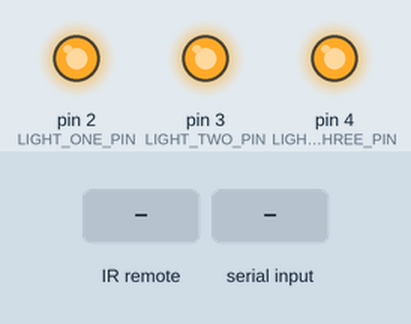
The sketch below on a simulated Arduino Uno, built with avr-gcc and run on an emulated ATmega328P. On the bench: output pins drawn as LEDs (lit = HIGH). The inputs (shaded band) are chosen by the test bench. Random numbers use the default seed unless the sketch sets one; what the sketch prints to the serial monitor is not drawn.

Above: at 1.2 s.
1.3 s: infrared code 0xFF629D received
At 1.8 s:
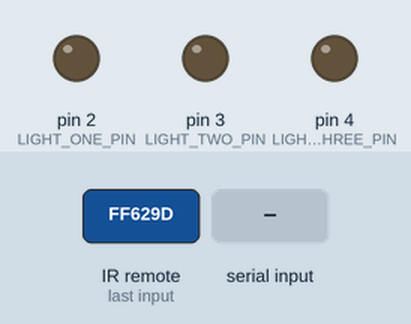
2.8 s: "1" received over Serial
At 4.0 s:
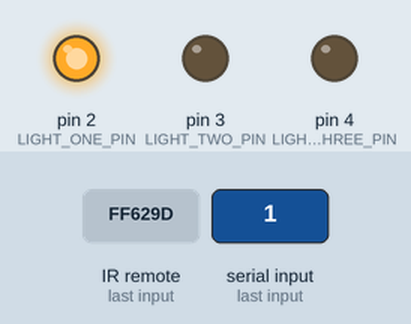
4.3 s: infrared code 0xFF9867 received
At 5.4 s:
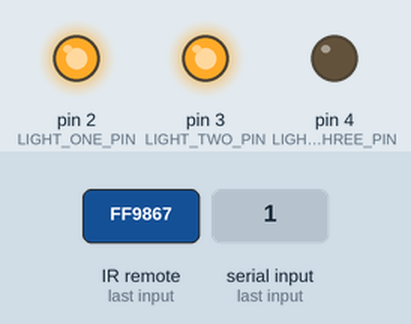
5.8 s: infrared code 0xFF6897 received
At 6.6 s:
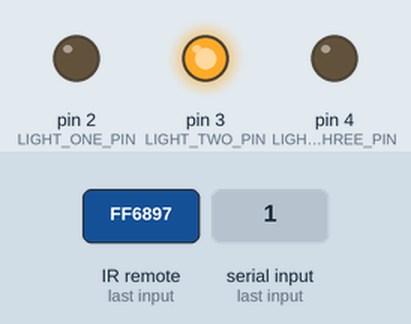
7.3 s: "3" received over Serial
At 7.8 s:
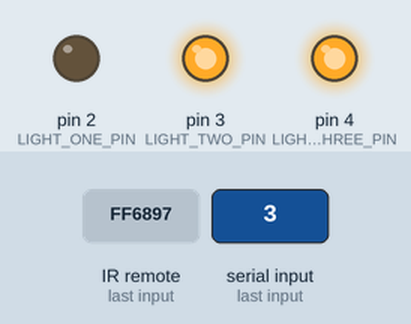
8.8 s: "2" received over Serial
At 10.2 s:
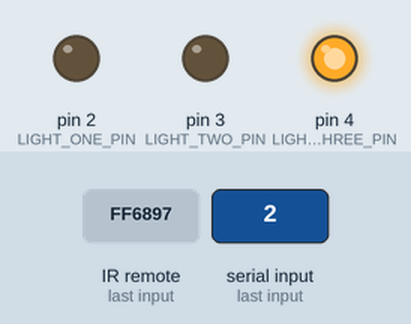
Timing chart, 0 to 11.3 s (numbered marks = the images above; inputs shaded):
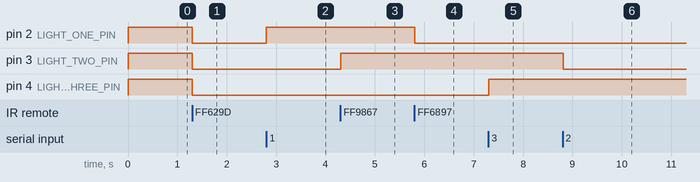

Measured:
- after the input at 1.3 s, pin 2 (LIGHT_ONE_PIN), pin 3 (LIGHT_TWO_PIN), pin 4 (LIGHT_THREE_PIN): HIGH → LOW at once
- after the input at 2.8 s, pin 2 (LIGHT_ONE_PIN): LOW → HIGH at once
- after the input at 4.3 s, pin 3 (LIGHT_TWO_PIN): LOW → HIGH at once
- after the input at 5.8 s, pin 2 (LIGHT_ONE_PIN): HIGH → LOW at once
- after the input at 7.3 s, pin 4 (LIGHT_THREE_PIN): LOW → HIGH at once
- after the input at 8.8 s, pin 3 (LIGHT_TWO_PIN): HIGH → LOW at once

The sketch:

DeskLightsArduino.ino
```cpp
// (licence header left out)
// ==========================================================================
//     ____         __        __       __  __   _ __                _
//    /  _/__  ____/ /_ _____/ /__ ___/ / / /  (_) /  _______ _____(_)__ ___
//   _/ // _ \/ __/ / // / _  / -_) _  / / /__/ / _ \/ __/ _ `/ __/ / -_|_-<
//  /___/_//_/\__/_/\_,_/\_,_/\__/\_,_/ /____/_/_.__/_/  \_,_/_/ /_/\__/___/
//
// You can find the IR here library https://github.com/z3t0/Arduino-IRremote
// Thank you Ken Shirriff the other contributors for the library.
// ==========================================================================
#include <IRremote.h>

// ====================================================
//         __   _      __   __    _______
//        / /  (_)__ _/ /  / /_  / ___/ /__ ____ ___
//       / /__/ / _ `/ _ \/ __/ / /__/ / _ `(_-<(_-<
//      /____/_/\_, /_//_/\__/  \___/_/\_,_/___/___/
//             /___/
//
// This class hold the attributes of the a light that
// is controled by an arduino.
// ====================================================
class Light{
  public:
    // This variable holds status of the light
    // false for off and true for on.
    bool lightStatus = false;

    // This variable hold the pin number of pin
    // on the Arduino board.
    int pinNumber = -1;

    // This is an overloaded constructor that sets
    // the status of the light and the pin number.
    // of the board for the light.
    Light(bool stat, int pin){
      lightStatus = stat;
      pinNumber   = pin;
    }

    // This function will changes the current on
    // the lights pin to on/off based what is passed
    // to the function. False for off and true for on.
    void changeStatus(bool newStatus){
      if(newStatus == false){
        lightStatus = newStatus;
        digitalWrite(pinNumber, HIGH);
      } else{
        lightStatus = newStatus;
        digitalWrite(pinNumber, LOW);
      }
    }
};

// ====================================================
//             _______    _____        __
//            /  _/ _ \  / ___/__  ___/ /__ ___
//           _/ // , _/ / /__/ _ \/ _  / -_|_-<
//          /___/_/|_|  \___/\___/\_,_/\__/___/
//
// These codes are dependent on the IR remote used and
// will need to be changed based on the buttons you
// want to do a action. To figure out what code is sent
// out when a button is pressed load the IRrecvDemo
// from the IRremote library and change the line that
// states "Serial.println(results.value, HEX);" to
// "Serial.println(results.value);" to get the code
// that will work this this program.
// ====================================================
const int32_t ALL_ON_CODE       = 16736925; // Turns on all of  the lights.
const int32_t ALL_OFF_CODE      = 16754775; // Turns off all of the lights.
const int32_t LIGHT_ONE_CODE    = 16738455; // Turns on/off light 1.
const int32_t LIGHT_TWO_CODE    = 16750695; // Turns on/off light 2.
const int32_t LIGHT_THREE_CODE  = 16756815; // Turns on/off light 3.
const int32_t RANDOM_LIGHT_CODE = 16732845; // Truns on/off a random light.
const int32_t CRAZY_LIGHT_CODE  = 16728765; // The lights go crazy.


// ====================================================
//           __   _      __   __    ___  _
//          / /  (_)__ _/ /  / /_  / _ \(_)__  ___
//         / /__/ / _ `/ _ \/ __/ / ___/ / _ \(_-<
//        /____/_/\_, /_//_/\__/ /_/  /_/_//_/___/
//               /___/
// If the pins are already taken on your board that is
// set below you can change the pins to where you would
// like. this is the pin to the relay control.
// ====================================================

const short LIGHT_ONE_PIN   = 2; // The pin for light 1.
const short LIGHT_TWO_PIN   = 3; // The pin for light 2.
const short LIGHT_THREE_PIN = 4; // The pin for light 3.

// ========================================================
//     __   _      __   __    ____  __     _         __
//    / /  (_)__ _/ /  / /_  / __ \/ /    (_)__ ____/ /____
//   / /__/ / _ `/ _ \/ __/ / /_/ / _ \  / / -_) __/ __(_-<
//  /____/_/\_, /_//_/\__/  \____/_.__/_/ /\__/\__/\__/___/
//         /___/                     |___/
//
// This is where lights can be added or removed depending
// on the needs of the project. The changes made here will
// be reflected throughout this program.
// ========================================================
Light light1(false,LIGHT_ONE_PIN);   // Creates the 1st light object.
Light light2(false,LIGHT_TWO_PIN);   // Creates the 2nd light object.
Light light3(false,LIGHT_THREE_PIN); // Creates the 3nd light object.

// The number of lights objects.
const int NUM_LIGHTS = 3;

//Array of the three lights pointers.
Light * lights [] = {&light1, &light2, &light3};


// =======================================================
//     _______    _   __              __   ___
//    /  _/ _ \  | | / /__ ________ _/ /  / (_)__ ___
//   _/ // , _/  | |/ / _ `/ __/ _ `/ _ \/ / / -_|_-<
//  /___/_/|_|   |___/\_,_/_/  \_,_/_.__/_/_/\__/___/
//
// The pin for the IR receiver sensor can be changed here.
// =======================================================
const short RECV_PIN = 11;  // The pin associated with the IR receiver.
IRrecv irrecv(RECV_PIN);    // Creates The IRrecv object.
decode_results results;     // Stores the results of the IR signal.

// =============================================================
//     ____    __              ____              __  _
//    / __/__ / /___ _____    / __/_ _____  ____/ /_(_)__  ___
//   _\ \/ -_) __/ // / _ \  / _// // / _ \/ __/ __/ / _ \/ _ \
//  /___/\__/\__/\_,_/ .__/ /_/  \_,_/_//_/\__/\__/_/\___/_//_/
//                  /_/
// =============================================================
void setup(){
  Serial.begin(9600);  // Starts serial communication.
  irrecv.enableIRIn(); // Start the IR receiver
  for(int i = 0; i < NUM_LIGHTS; i++){
    pinMode(lights[i]->pinNumber, OUTPUT); // Set the pin to output.
  }
  randomSeed(analogRead(0)); // Gets some random "pin static" to seed.
  allOff(); // Makes sure the light are off before start up.
}


// ===========================================================
//     __                    ____              __  _
//    / /  ___  ___  ___    / __/_ _____  ____/ /_(_)__  ___
//   / /__/ _ \/ _ \/ _ \  / _// // / _ \/ __/ __/ / _ \/ _ \
//  /____/\___/\___/ .__/ /_/  \_,_/_//_/\__/\__/_/\___/_//_/
//                /_/
//
// This functions main job is read in IR signals and perform
// the correct function.
// ===========================================================
void loop() {
  if (irrecv.decode(&results)) {
    IRProcessor(results.value);
    irrecv.resume(); // Receive the next value
  }
  delay(100);
}


// ==================================================
//     ____        _      __  ____              __
//    / __/__ ____(_)__ _/ / / __/  _____ ___  / /_
//   _\ \/ -_) __/ / _ `/ / / _/| |/ / -_) _ \/ __/
//  /___/\__/_/ /_/\_,_/_/_/___/|___/\__/_//_/\__/
//    / __/_ _____  ____/ /_(_)__  ___
//   / _// // / _ \/ __/ __/ / _ \/ _ \
//  /_/  \_,_/_//_/\__/\__/_/\___/_//_/
//
//
// This function automatically gets called when a
// serial signal is sent to the board. If one of the
// strings below is received the task associated with
// string will be executed.
// ==================================================
void serialEvent() {
  proocessSerialData(Serial.read()); // reads in a byte from serial.
}


// ==================================================
//     ___
//    / _ \_______  _______ ___ ___
//   / ___/ __/ _ \/ __/ -_|_-<(_-<
//  /_/__/_/  \___/\__/\__/___/___/     __
//    / __/__ ____(_)__ _/ / / _ \___ _/ /____ _
//   _\ \/ -_) __/ / _ `/ / / // / _ `/ __/ _ `/
//  /___/\__/_/ /_/\_,_/_/_/____/\_,_/\__/\_,_/
//    / __/_ _____  ____/ /_(_)__  ___
//   / _// // / _ \/ __/ __/ / _ \/ _ \
//  /_/  \_,_/_//_/\__/\__/_/\___/_//_/
//
// ==================================================
void proocessSerialData(byte data){
    switch(data){
      case 'i': // i for info. Send info.
        sendStatus();
      break;

      case 'n': // n is for on. turn on all lights.
        allOn();
        sendStatus();
      break;

      case 'f': // f is for off. turn off all lights.
        allOff();
        sendStatus();
      break;

      case '1': // 1 is for light 1. turn light 1 on/off.
        lightOnOff(light1);
        sendStatus();
      break;

      case '2': // 2 is for light 2. turn light 2 on/off.
        lightOnOff(light2);
        sendStatus();
      break;

      case '3': // 3 is for light 3. turn light 3 on/off.
        lightOnOff(light3);
        sendStatus();
      break;
  }
}


// ======================================================
//     _______    ___
//    /  _/ _ \  / _ \_______  _______ ___ ___ ___  ____
//   _/ // , _/ / ___/ __/ _ \/ __/ -_|_-<(_-</ _ \/ __/
//  /___/_/|_| /_/  /_/  \___/\__/\__/___/___/\___/_/
//    / __/_ _____  ____/ /_(_)__  ___
//   / _// // / _ \/ __/ __/ / _ \/ _ \
//  /_/  \_,_/_//_/\__/\__/_/\___/_//_/
//
// ======================================================
void IRProcessor(int32_t IRCode){

  switch(IRCode){
    case ALL_ON_CODE:
      allOn();
      sendStatus();
    break;

    case ALL_OFF_CODE:
      allOff();
      sendStatus();
    break;

    case LIGHT_ONE_CODE:
      lightOnOff(light1);
      sendStatus();
    break;

    case LIGHT_TWO_CODE:
      lightOnOff(light2);
      sendStatus();
    break;

    case LIGHT_THREE_CODE:
      lightOnOff(light3);
      sendStatus();
    break;

    case RANDOM_LIGHT_CODE:
      randomLight();
      sendStatus();
    break;
  }
}

// ======================================================
//     __   _      __   __    ____         ____  ______
//    / /  (_)__ _/ /  / /_  / __ \___    / __ \/ _/ _/
//   / /__/ / _ `/ _ \/ __/ / /_/ / _ \  / /_/ / _/ _/
//  /____/_/\_, /_//_/\__/_ \____/_//_/  \____/_//_/
//    / __//___/__  ____/ /_(_)__  ___
//   / _// // / _ \/ __/ __/ / _ \/ _ \
//  /_/  \_,_/_//_/\__/\__/_/\___/_//_/
//
//
// This function will take in an light object and if it's
// on this fuction will turn it off or vice versa.
// ======================================================
void lightOnOff(Light& light){
  (light.lightStatus == false) ? light.changeStatus(true):
  light.changeStatus(false);
}


// =================================================
//     ____            __  ______       __
//    / __/__ ___  ___/ / / __/ /____ _/ /___ _____
//   _\ \/ -_) _ \/ _  / _\ \/ __/ _ `/ __/ // (_-<
//  /___/\__/_//_/\_,_/ /___/\__/\_,_/\__/\_,_/___/
//    / __/_ _____  ____/ /_(_)__  ___
//   / _// // / _ \/ __/ __/ / _ \/ _ \
//  /_/  \_,_/_//_/\__/\__/_/\___/_//_/
//
// This function send the current status of the
// lights through the serial ports.
// =================================================
void sendStatus(){
    for(int i = 0; i < NUM_LIGHTS; i++){
      Serial.write(lights[i]->lightStatus);
    }
}

// =======================================
//     ___   ____  ____
//    / _ | / / / / __ \___
//   / __ |/ / / / /_/ / _ \
//  /_/_|_/_/_/  \____/_//_/ _
//    / __/_ _____  ____/ /_(_)__  ___
//   / _// // / _ \/ __/ __/ / _ \/ _ \
//  /_/  \_,_/_//_/\__/\__/_/\___/_//_/
//
// This function turns all the lights on
// and updates the status of the lights.
// =======================================
void allOn(){
  for(int i = 0; i < NUM_LIGHTS; i++){
    lights[i]->changeStatus(true);
  }
}

// =======================================
//     ___   ____  ____  ______
//    / _ | / / / / __ \/ _/ _/
//   / __ |/ / / / /_/ / _/ _/
//  /_/_|_/_/_/  \____/_//_/ _
//    / __/_ _____  ____/ /_(_)__  ___
//   / _// // / _ \/ __/ __/ / _ \/ _ \
//  /_/  \_,_/_//_/\__/\__/_/\___/_//_/
//
// This function turns all the lights off
// and updates the status of the lights.
// =======================================
void allOff(){
  for(int i = 0; i < NUM_LIGHTS; i++){
    lights[i]->changeStatus(false);
  }
}

// =======================================
//     ___                 __
//    / _ \ ___ _ ___  ___/ /___   __ _
//   / , _// _ `// _ \/ _  // _ \ /  ' \
//  /_/__| \___//_//_/__,_/_____//_/_/_/
//    / /   (_)___ _ / /  / /_
//   / /__ / // _ `// _ \/ __/
//  /____//_/ \_, //_//_/\__/
//           /___/
//
// This function will trun a random light
// on or off based on the current light
// that is selected.
// =======================================
void randomLight(){
  lightOnOff(*lights[random(NUM_LIGHTS)]);
}
```
